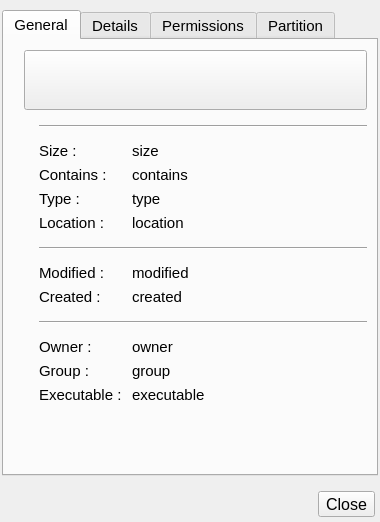
<?xml version="1.0" encoding="UTF-8"?>
<ui version="4.0">
 <class>propertiesw</class>
 <widget class="QWidget" name="propertiesw">
  <property name="geometry">
   <rect>
    <x>0</x>
    <y>0</y>
    <width>380</width>
    <height>522</height>
   </rect>
  </property>
  <property name="sizePolicy">
   <sizepolicy hsizetype="Fixed" vsizetype="Fixed">
    <horstretch>0</horstretch>
    <verstretch>0</verstretch>
   </sizepolicy>
  </property>
  <property name="windowTitle">
   <string>Properties</string>
  </property>
  <property name="windowIcon">
   <iconset resource="icons.qrc">
    <normaloff>:/icons/CoreFM.svg</normaloff>:/icons/CoreFM.svg</iconset>
  </property>
  <property name="styleSheet">
   <string notr="true"/>
  </property>
  <layout class="QVBoxLayout" name="verticalLayout">
   <property name="spacing">
    <number>15</number>
   </property>
   <property name="leftMargin">
    <number>2</number>
   </property>
   <property name="topMargin">
    <number>10</number>
   </property>
   <property name="rightMargin">
    <number>2</number>
   </property>
   <property name="bottomMargin">
    <number>5</number>
   </property>
   <item>
    <widget class="QTabWidget" name="propertiestab">
     <property name="font">
      <font>
       <pointsize>11</pointsize>
      </font>
     </property>
     <property name="currentIndex">
      <number>0</number>
     </property>
     <property name="documentMode">
      <bool>false</bool>
     </property>
     <widget class="QWidget" name="generalP">
      <attribute name="title">
       <string>General</string>
      </attribute>
      <layout class="QGridLayout" name="gridLayout">
       <property name="leftMargin">
        <number>20</number>
       </property>
       <property name="topMargin">
        <number>10</number>
       </property>
       <property name="horizontalSpacing">
        <number>10</number>
       </property>
       <item row="0" column="0" colspan="5">
        <widget class="QToolButton" name="fileTitle">
         <property name="sizePolicy">
          <sizepolicy hsizetype="Preferred" vsizetype="Fixed">
           <horstretch>0</horstretch>
           <verstretch>0</verstretch>
          </sizepolicy>
         </property>
         <property name="minimumSize">
          <size>
           <width>60</width>
           <height>60</height>
          </size>
         </property>
         <property name="maximumSize">
          <size>
           <width>16777215</width>
           <height>60</height>
          </size>
         </property>
         <property name="text">
          <string/>
         </property>
         <property name="iconSize">
          <size>
           <width>60</width>
           <height>60</height>
          </size>
         </property>
         <property name="toolButtonStyle">
          <enum>Qt::ToolButtonTextBesideIcon</enum>
         </property>
        </widget>
       </item>
       <item row="1" column="1" colspan="4">
        <widget class="Line" name="line_2">
         <property name="minimumSize">
          <size>
           <width>0</width>
           <height>20</height>
          </size>
         </property>
         <property name="orientation">
          <enum>Qt::Horizontal</enum>
         </property>
        </widget>
       </item>
       <item row="2" column="3">
        <widget class="QLabel" name="size">
         <property name="sizePolicy">
          <sizepolicy hsizetype="Expanding" vsizetype="Preferred">
           <horstretch>0</horstretch>
           <verstretch>0</verstretch>
          </sizepolicy>
         </property>
         <property name="font">
          <font>
           <pointsize>11</pointsize>
          </font>
         </property>
         <property name="text">
          <string>size</string>
         </property>
        </widget>
       </item>
       <item row="4" column="3">
        <widget class="QLabel" name="type">
         <property name="sizePolicy">
          <sizepolicy hsizetype="Expanding" vsizetype="Preferred">
           <horstretch>0</horstretch>
           <verstretch>0</verstretch>
          </sizepolicy>
         </property>
         <property name="font">
          <font>
           <pointsize>11</pointsize>
          </font>
         </property>
         <property name="text">
          <string>type</string>
         </property>
        </widget>
       </item>
       <item row="5" column="3" colspan="2">
        <widget class="QLabel" name="location">
         <property name="sizePolicy">
          <sizepolicy hsizetype="Expanding" vsizetype="Preferred">
           <horstretch>0</horstretch>
           <verstretch>0</verstretch>
          </sizepolicy>
         </property>
         <property name="font">
          <font>
           <pointsize>11</pointsize>
          </font>
         </property>
         <property name="text">
          <string>location</string>
         </property>
         <property name="wordWrap">
          <bool>true</bool>
         </property>
        </widget>
       </item>
       <item row="7" column="3" colspan="2">
        <widget class="QLabel" name="modified">
         <property name="sizePolicy">
          <sizepolicy hsizetype="Expanding" vsizetype="Preferred">
           <horstretch>0</horstretch>
           <verstretch>0</verstretch>
          </sizepolicy>
         </property>
         <property name="font">
          <font>
           <pointsize>11</pointsize>
          </font>
         </property>
         <property name="text">
          <string>modified</string>
         </property>
        </widget>
       </item>
       <item row="8" column="3" colspan="2">
        <widget class="QLabel" name="created">
         <property name="sizePolicy">
          <sizepolicy hsizetype="Expanding" vsizetype="Preferred">
           <horstretch>0</horstretch>
           <verstretch>0</verstretch>
          </sizepolicy>
         </property>
         <property name="font">
          <font>
           <pointsize>11</pointsize>
          </font>
         </property>
         <property name="text">
          <string>created</string>
         </property>
        </widget>
       </item>
       <item row="10" column="3" colspan="2">
        <widget class="QLabel" name="owner">
         <property name="sizePolicy">
          <sizepolicy hsizetype="Expanding" vsizetype="Preferred">
           <horstretch>0</horstretch>
           <verstretch>0</verstretch>
          </sizepolicy>
         </property>
         <property name="font">
          <font>
           <pointsize>11</pointsize>
          </font>
         </property>
         <property name="text">
          <string>owner</string>
         </property>
        </widget>
       </item>
       <item row="11" column="3" colspan="2">
        <widget class="QLabel" name="group">
         <property name="sizePolicy">
          <sizepolicy hsizetype="Expanding" vsizetype="Preferred">
           <horstretch>0</horstretch>
           <verstretch>0</verstretch>
          </sizepolicy>
         </property>
         <property name="font">
          <font>
           <pointsize>11</pointsize>
          </font>
         </property>
         <property name="text">
          <string>group</string>
         </property>
        </widget>
       </item>
       <item row="12" column="3" colspan="2">
        <widget class="QLabel" name="executable">
         <property name="sizePolicy">
          <sizepolicy hsizetype="Expanding" vsizetype="Preferred">
           <horstretch>0</horstretch>
           <verstretch>0</verstretch>
          </sizepolicy>
         </property>
         <property name="font">
          <font>
           <pointsize>11</pointsize>
          </font>
         </property>
         <property name="text">
          <string>executable</string>
         </property>
        </widget>
       </item>
       <item row="3" column="3" colspan="2">
        <widget class="QLabel" name="contains">
         <property name="font">
          <font>
           <pointsize>11</pointsize>
          </font>
         </property>
         <property name="text">
          <string>contains</string>
         </property>
        </widget>
       </item>
       <item row="2" column="1" colspan="2">
        <widget class="QLabel" name="labelSize">
         <property name="font">
          <font>
           <pointsize>11</pointsize>
          </font>
         </property>
         <property name="text">
          <string>Size :</string>
         </property>
         <property name="wordWrap">
          <bool>false</bool>
         </property>
        </widget>
       </item>
       <item row="3" column="1" colspan="2">
        <widget class="QLabel" name="labelContains">
         <property name="font">
          <font>
           <pointsize>11</pointsize>
          </font>
         </property>
         <property name="text">
          <string>Contains :</string>
         </property>
        </widget>
       </item>
       <item row="4" column="1" colspan="2">
        <widget class="QLabel" name="labelType">
         <property name="font">
          <font>
           <pointsize>11</pointsize>
          </font>
         </property>
         <property name="text">
          <string>Type :</string>
         </property>
        </widget>
       </item>
       <item row="5" column="1" colspan="2">
        <widget class="QLabel" name="lableLocation">
         <property name="font">
          <font>
           <pointsize>11</pointsize>
          </font>
         </property>
         <property name="text">
          <string>Location :</string>
         </property>
        </widget>
       </item>
       <item row="6" column="1" colspan="4">
        <widget class="Line" name="line_3">
         <property name="minimumSize">
          <size>
           <width>0</width>
           <height>20</height>
          </size>
         </property>
         <property name="orientation">
          <enum>Qt::Horizontal</enum>
         </property>
        </widget>
       </item>
       <item row="7" column="1" colspan="2">
        <widget class="QLabel" name="labelModified">
         <property name="font">
          <font>
           <pointsize>11</pointsize>
          </font>
         </property>
         <property name="text">
          <string>Modified :</string>
         </property>
        </widget>
       </item>
       <item row="8" column="1" colspan="2">
        <widget class="QLabel" name="labelCreated">
         <property name="font">
          <font>
           <pointsize>11</pointsize>
          </font>
         </property>
         <property name="text">
          <string>Created :</string>
         </property>
        </widget>
       </item>
       <item row="10" column="1" colspan="2">
        <widget class="QLabel" name="labelOwner">
         <property name="font">
          <font>
           <pointsize>11</pointsize>
          </font>
         </property>
         <property name="text">
          <string>Owner :</string>
         </property>
        </widget>
       </item>
       <item row="11" column="1" colspan="2">
        <widget class="QLabel" name="labelGroup">
         <property name="font">
          <font>
           <pointsize>11</pointsize>
          </font>
         </property>
         <property name="text">
          <string>Group :</string>
         </property>
        </widget>
       </item>
       <item row="12" column="1" colspan="2">
        <widget class="QLabel" name="labelExecutable">
         <property name="font">
          <font>
           <pointsize>11</pointsize>
          </font>
         </property>
         <property name="text">
          <string>Executable :</string>
         </property>
        </widget>
       </item>
       <item row="9" column="1" colspan="4">
        <widget class="Line" name="line_4">
         <property name="minimumSize">
          <size>
           <width>0</width>
           <height>20</height>
          </size>
         </property>
         <property name="orientation">
          <enum>Qt::Horizontal</enum>
         </property>
        </widget>
       </item>
       <item row="1" column="0" rowspan="12">
        <spacer name="horizontalSpacer_2">
         <property name="orientation">
          <enum>Qt::Horizontal</enum>
         </property>
         <property name="sizeType">
          <enum>QSizePolicy::Fixed</enum>
         </property>
         <property name="sizeHint" stdset="0">
          <size>
           <width>5</width>
           <height>20</height>
          </size>
         </property>
        </spacer>
       </item>
       <item row="13" column="1" colspan="3">
        <spacer name="verticalSpacer_2">
         <property name="orientation">
          <enum>Qt::Vertical</enum>
         </property>
         <property name="sizeHint" stdset="0">
          <size>
           <width>20</width>
           <height>40</height>
          </size>
         </property>
        </spacer>
       </item>
      </layout>
     </widget>
     <widget class="QWidget" name="detailsP">
      <attribute name="title">
       <string>Details</string>
      </attribute>
      <layout class="QVBoxLayout" name="verticalLayout_2">
       <property name="spacing">
        <number>2</number>
       </property>
       <property name="leftMargin">
        <number>20</number>
       </property>
       <property name="topMargin">
        <number>30</number>
       </property>
       <property name="rightMargin">
        <number>10</number>
       </property>
       <property name="bottomMargin">
        <number>2</number>
       </property>
       <item>
        <widget class="QListView" name="detail">
         <property name="frameShape">
          <enum>QFrame::NoFrame</enum>
         </property>
         <property name="verticalScrollBarPolicy">
          <enum>Qt::ScrollBarAlwaysOff</enum>
         </property>
         <property name="horizontalScrollBarPolicy">
          <enum>Qt::ScrollBarAlwaysOff</enum>
         </property>
         <property name="editTriggers">
          <set>QAbstractItemView::NoEditTriggers</set>
         </property>
         <property name="showDropIndicator" stdset="0">
          <bool>false</bool>
         </property>
         <property name="defaultDropAction">
          <enum>Qt::IgnoreAction</enum>
         </property>
         <property name="selectionMode">
          <enum>QAbstractItemView::NoSelection</enum>
         </property>
         <property name="selectionBehavior">
          <enum>QAbstractItemView::SelectItems</enum>
         </property>
         <property name="textElideMode">
          <enum>Qt::ElideRight</enum>
         </property>
        </widget>
       </item>
      </layout>
     </widget>
     <widget class="QWidget" name="permissionsP">
      <attribute name="title">
       <string>Permissions</string>
      </attribute>
      <layout class="QVBoxLayout" name="verticalLayout_3">
       <property name="spacing">
        <number>20</number>
       </property>
       <property name="leftMargin">
        <number>20</number>
       </property>
       <property name="topMargin">
        <number>30</number>
       </property>
       <property name="rightMargin">
        <number>10</number>
       </property>
       <item>
        <widget class="QFrame" name="permissions">
         <layout class="QGridLayout" name="gridLayout_2">
          <item row="0" column="4">
           <widget class="QLabel" name="label_12">
            <property name="text">
             <string>Owner</string>
            </property>
           </widget>
          </item>
          <item row="1" column="0">
           <widget class="QLabel" name="label_8">
            <property name="text">
             <string>Read</string>
            </property>
           </widget>
          </item>
          <item row="1" column="4">
           <widget class="QCheckBox" name="ownerRead">
            <property name="layoutDirection">
             <enum>Qt::RightToLeft</enum>
            </property>
            <property name="text">
             <string/>
            </property>
           </widget>
          </item>
          <item row="0" column="5">
           <widget class="QLabel" name="label_13">
            <property name="text">
             <string>Group</string>
            </property>
           </widget>
          </item>
          <item row="3" column="5">
           <widget class="QCheckBox" name="groupExec">
            <property name="layoutDirection">
             <enum>Qt::RightToLeft</enum>
            </property>
            <property name="text">
             <string/>
            </property>
           </widget>
          </item>
          <item row="2" column="6">
           <widget class="QCheckBox" name="otherWrite">
            <property name="layoutDirection">
             <enum>Qt::RightToLeft</enum>
            </property>
            <property name="text">
             <string/>
            </property>
           </widget>
          </item>
          <item row="2" column="5">
           <widget class="QCheckBox" name="groupWrite">
            <property name="layoutDirection">
             <enum>Qt::RightToLeft</enum>
            </property>
            <property name="text">
             <string/>
            </property>
           </widget>
          </item>
          <item row="2" column="4">
           <widget class="QCheckBox" name="ownerWrite">
            <property name="layoutDirection">
             <enum>Qt::RightToLeft</enum>
            </property>
            <property name="text">
             <string/>
            </property>
           </widget>
          </item>
          <item row="0" column="6">
           <widget class="QLabel" name="label_14">
            <property name="text">
             <string>Other</string>
            </property>
           </widget>
          </item>
          <item row="3" column="4">
           <widget class="QCheckBox" name="ownerExec">
            <property name="layoutDirection">
             <enum>Qt::RightToLeft</enum>
            </property>
            <property name="text">
             <string/>
            </property>
           </widget>
          </item>
          <item row="3" column="0">
           <widget class="QLabel" name="label_10">
            <property name="text">
             <string>Execute</string>
            </property>
           </widget>
          </item>
          <item row="2" column="0">
           <widget class="QLabel" name="label_9">
            <property name="text">
             <string>Write</string>
            </property>
           </widget>
          </item>
          <item row="6" column="0">
           <widget class="QLabel" name="label_11">
            <property name="text">
             <string>Numeric</string>
            </property>
           </widget>
          </item>
          <item row="3" column="6">
           <widget class="QCheckBox" name="otherExec">
            <property name="layoutDirection">
             <enum>Qt::RightToLeft</enum>
            </property>
            <property name="text">
             <string/>
            </property>
           </widget>
          </item>
          <item row="6" column="1" colspan="6">
           <widget class="QLineEdit" name="permissionsNumeric">
            <property name="layoutDirection">
             <enum>Qt::RightToLeft</enum>
            </property>
            <property name="text">
             <string>4</string>
            </property>
            <property name="alignment">
             <set>Qt::AlignRight|Qt::AlignTrailing|Qt::AlignVCenter</set>
            </property>
           </widget>
          </item>
          <item row="1" column="6">
           <widget class="QCheckBox" name="otherRead">
            <property name="layoutDirection">
             <enum>Qt::RightToLeft</enum>
            </property>
            <property name="text">
             <string/>
            </property>
           </widget>
          </item>
          <item row="1" column="5">
           <widget class="QCheckBox" name="groupRead">
            <property name="layoutDirection">
             <enum>Qt::RightToLeft</enum>
            </property>
            <property name="text">
             <string/>
            </property>
           </widget>
          </item>
          <item row="0" column="0">
           <widget class="QLabel" name="fileowner">
            <property name="font">
             <font>
              <pointsize>11</pointsize>
             </font>
            </property>
            <property name="text">
             <string>File premissions</string>
            </property>
           </widget>
          </item>
          <item row="4" column="0" colspan="7">
           <widget class="Line" name="line">
            <property name="orientation">
             <enum>Qt::Horizontal</enum>
            </property>
           </widget>
          </item>
         </layout>
        </widget>
       </item>
       <item>
        <widget class="QCheckBox" name="executableB">
         <property name="layoutDirection">
          <enum>Qt::LeftToRight</enum>
         </property>
         <property name="text">
          <string>Allow this file to run as a program</string>
         </property>
         <property name="tristate">
          <bool>false</bool>
         </property>
        </widget>
       </item>
       <item>
        <widget class="QCheckBox" name="hiddenB">
         <property name="text">
          <string>Hidden</string>
         </property>
        </widget>
       </item>
       <item>
        <spacer name="verticalSpacer_4">
         <property name="orientation">
          <enum>Qt::Vertical</enum>
         </property>
         <property name="sizeHint" stdset="0">
          <size>
           <width>20</width>
           <height>40</height>
          </size>
         </property>
        </spacer>
       </item>
      </layout>
     </widget>
     <widget class="QWidget" name="pertitionP">
      <attribute name="title">
       <string>Partition</string>
      </attribute>
      <layout class="QGridLayout" name="gridLayout_5">
       <property name="leftMargin">
        <number>20</number>
       </property>
       <property name="topMargin">
        <number>30</number>
       </property>
       <property name="rightMargin">
        <number>10</number>
       </property>
       <property name="bottomMargin">
        <number>2</number>
       </property>
       <property name="horizontalSpacing">
        <number>2</number>
       </property>
       <property name="verticalSpacing">
        <number>10</number>
       </property>
       <item row="6" column="0" colspan="3">
        <spacer name="verticalSpacer">
         <property name="orientation">
          <enum>Qt::Vertical</enum>
         </property>
         <property name="sizeHint" stdset="0">
          <size>
           <width>20</width>
           <height>300</height>
          </size>
         </property>
        </spacer>
       </item>
       <item row="2" column="1" rowspan="2" colspan="2">
        <widget class="QLabel" name="sizefree">
         <property name="text">
          <string>Free</string>
         </property>
         <property name="indent">
          <number>10</number>
         </property>
        </widget>
       </item>
       <item row="4" column="1" rowspan="2" colspan="2">
        <widget class="QLabel" name="sizetotal">
         <property name="text">
          <string>Total</string>
         </property>
         <property name="indent">
          <number>10</number>
         </property>
        </widget>
       </item>
       <item row="1" column="1" colspan="2">
        <widget class="QLabel" name="label">
         <property name="font">
          <font>
           <pointsize>14</pointsize>
           <weight>50</weight>
           <bold>false</bold>
          </font>
         </property>
         <property name="text">
          <string>This partition</string>
         </property>
        </widget>
       </item>
       <item row="1" column="0" rowspan="5">
        <widget class="QPushButton" name="pushButton_3">
         <property name="sizePolicy">
          <sizepolicy hsizetype="Minimum" vsizetype="Expanding">
           <horstretch>0</horstretch>
           <verstretch>0</verstretch>
          </sizepolicy>
         </property>
         <property name="minimumSize">
          <size>
           <width>60</width>
           <height>60</height>
          </size>
         </property>
         <property name="maximumSize">
          <size>
           <width>131</width>
           <height>13513</height>
          </size>
         </property>
         <property name="text">
          <string/>
         </property>
         <property name="icon">
          <iconset resource="icons.qrc">
           <normaloff>:/icons/drive.svg</normaloff>:/icons/drive.svg</iconset>
         </property>
         <property name="iconSize">
          <size>
           <width>60</width>
           <height>60</height>
          </size>
         </property>
         <property name="flat">
          <bool>true</bool>
         </property>
        </widget>
       </item>
      </layout>
     </widget>
    </widget>
   </item>
   <item>
    <layout class="QHBoxLayout" name="horizontalLayout">
     <property name="rightMargin">
      <number>3</number>
     </property>
     <item>
      <spacer name="horizontalSpacer">
       <property name="orientation">
        <enum>Qt::Horizontal</enum>
       </property>
       <property name="sizeHint" stdset="0">
        <size>
         <width>40</width>
         <height>20</height>
        </size>
       </property>
      </spacer>
     </item>
     <item>
      <widget class="QToolButton" name="close">
       <property name="font">
        <font>
         <pointsize>12</pointsize>
         <weight>50</weight>
         <bold>false</bold>
        </font>
       </property>
       <property name="text">
        <string>Close</string>
       </property>
      </widget>
     </item>
    </layout>
   </item>
  </layout>
 </widget>
 <resources>
  <include location="icons.qrc"/>
 </resources>
 <connections/>
</ui>
